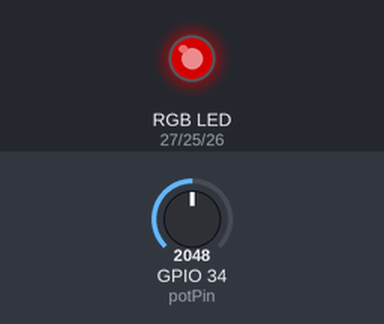
A program run on a simulated ESP32. On the bench: an RGB LED mixed from three pins (HIGH = lit). Inputs (shaded band) come from the test bench; at power-on: GPIO 34 (potPin) = 2048. Dim RGB values are drawn brighter than linear; nothing arrives over Bluetooth unless stated; a phone connects over Bluetooth LE 3 s after start; what the program prints to the serial monitor is not drawn.

Above: at 1.2 s.
1.3 s: GPIO 34 (potPin) set to 2866
At 2.5 s:
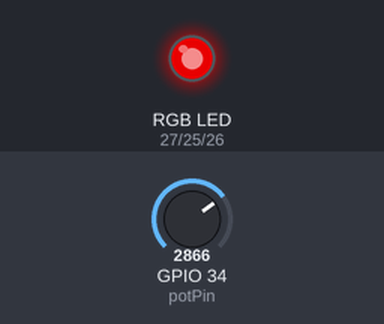
2.8 s: GPIO 34 (potPin) set to 3603
At 3.4 s:
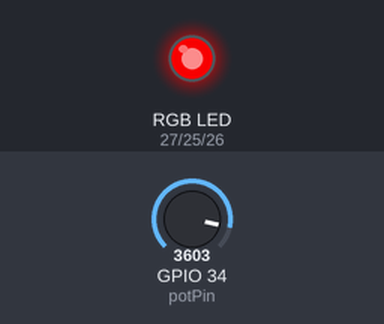
4.3 s: GPIO 34 (potPin) set to 491
At 4.9 s:
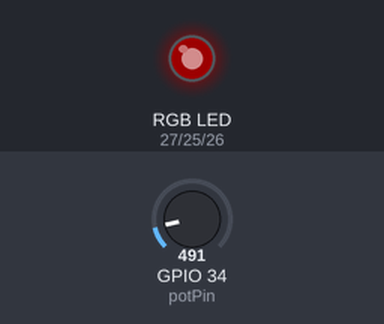
5.8 s: GPIO 34 (potPin) set to 0
At 7.0 s:
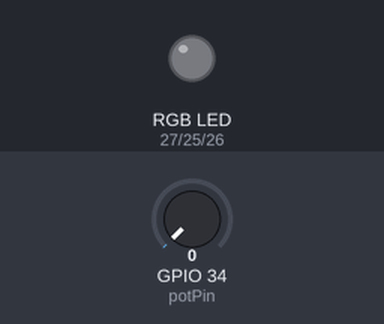
7.3 s: GPIO 34 (potPin) set to 2047
At 8.6 s:
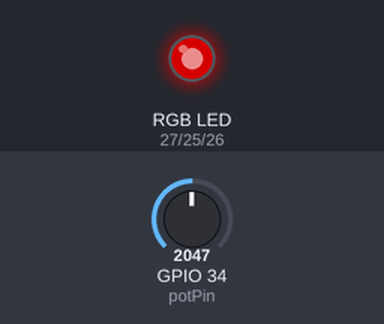
Timing chart, 0 to 9.8 s (numbered marks = the images above; inputs shaded):
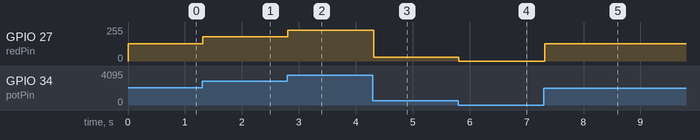

Measured:
- after the input at 1.3 s, GPIO 27 (redPin): 128/255 → 181/255 at once
- after the input at 2.8 s, GPIO 27 (redPin): 181/255 → 229/255 at once
- after the input at 4.3 s, GPIO 27 (redPin): 229/255 → 28/255 at once
- after the input at 5.8 s, GPIO 27 (redPin): 28/255 → 0/255 at once
- after the input at 7.3 s, GPIO 27 (redPin): 0/255 → 128/255 at once

The program:

main.cpp
```cpp
#include <Arduino.h>
#include <BLEDevice.h>
#include <BLEServer.h>
#include <BLEUtils.h>
#include <BLE2902.h>

// Mapping verified by the colors produced by this specific RGB LED.
const int redPin = 27;
const int greenPin = 25;
const int bluePin = 26;
const int potPin = 34;

const char *deviceName = "LED RGB ESP32";
const char *serviceUuid = "4fafc201-1fb5-459e-8fcc-c5c9c331914b";
const char *colorCharacteristicUuid = "beb5483e-36e1-4688-b7f5-ea07361b26a8";

int selectedRed = 255;
int selectedGreen = 0;
int selectedBlue = 0;
bool deviceConnected = false;

void setColor(int redColor, int greenColor, int blueColor);

class ServerCallbacks : public BLEServerCallbacks {
  void onConnect(BLEServer *server) override {
    deviceConnected = true;
  }

  void onDisconnect(BLEServer *server) override {
    deviceConnected = false;
    BLEDevice::startAdvertising();
  }
};

class ColorCallbacks : public BLECharacteristicCallbacks {
  void onWrite(BLECharacteristic *characteristic) override {
    String value = characteristic->getValue().c_str();

    if (value.length() == 7 && value[0] == '#') {
      selectedRed = strtol(value.substring(1, 3).c_str(), nullptr, 16);
      selectedGreen = strtol(value.substring(3, 5).c_str(), nullptr, 16);
      selectedBlue = strtol(value.substring(5, 7).c_str(), nullptr, 16);
      Serial.printf(
          "Cor BLE: %s | R: %d | G: %d | B: %d\n",
          value.c_str(), selectedRed, selectedGreen, selectedBlue);
    }
  }
};

void setup() {
  pinMode(redPin, OUTPUT);
  pinMode(greenPin, OUTPUT);
  pinMode(bluePin, OUTPUT);
  Serial.begin(115200);

  BLEDevice::init(deviceName);
  BLEServer *server = BLEDevice::createServer();
  server->setCallbacks(new ServerCallbacks());

  BLEService *service = server->createService(serviceUuid);
  BLECharacteristic *colorCharacteristic = service->createCharacteristic(
      colorCharacteristicUuid,
      BLECharacteristic::PROPERTY_WRITE | BLECharacteristic::PROPERTY_WRITE_NR);
  colorCharacteristic->setCallbacks(new ColorCallbacks());
  colorCharacteristic->addDescriptor(new BLE2902());
  service->start();

  BLEAdvertising *advertising = BLEDevice::getAdvertising();
  advertising->addServiceUUID(serviceUuid);
  advertising->setScanResponse(true);
  BLEDevice::startAdvertising();
  Serial.println("Bluetooth pronto: procure por LED RGB ESP32");
}

void loop() {
  // setColor(255, 0, 0);
  // delay(1000);
  // setColor(0, 255, 0);
  // delay(1000);
  // setColor(0, 0, 255);
  // delay(1000);
  // setColor(255, 255, 0);
  // delay(1000);
  // setColor(255, 0, 255);
  // delay(1000);
  // setColor(0, 255, 255);
  // delay(1000);
  // setColor(255, 255, 255);
  // delay(1000);
  // setColor(0, 0, 0);
  int potValue = analogRead(potPin);

  int brightness = map(potValue, 50, 4000, 0, 255);
  brightness = constrain(brightness, 0, 255);

  setColor(
      selectedRed * brightness / 255,
      selectedGreen * brightness / 255,
      selectedBlue * brightness / 255);
  delay(20);
}

void setColor(int redColor, int greenColor, int blueColor) {
  analogWrite(redPin, redColor);
  analogWrite(greenPin, greenColor);
  analogWrite(bluePin, blueColor);
}

/*
  To use a common-cathode RGB LED, I need to connect its longest leg (the common cathode) to GND.
  I need to connect each of the other legs to its own GPIO pin through a current-limiting resistor.

  To use a potentiometer, I need to connect one outer pin to 3.3 V and the other outer pin to GND.
  I need to connect the middle pin (the wiper) to an ADC-capable pin on the ESP32. This project uses GPIO 34.

  The ESP32 has built-in Bluetooth, so I do not need an external Bluetooth module or additional wiring.
  The ESP32 advertises its name and service UUID, allowing the web app to find it and connect to it.
  The app writes a color in the #RRGGBB format to the color characteristic, and the ESP32 uses that value
  to control the red, green, and blue channels of the LED.
*/
```
